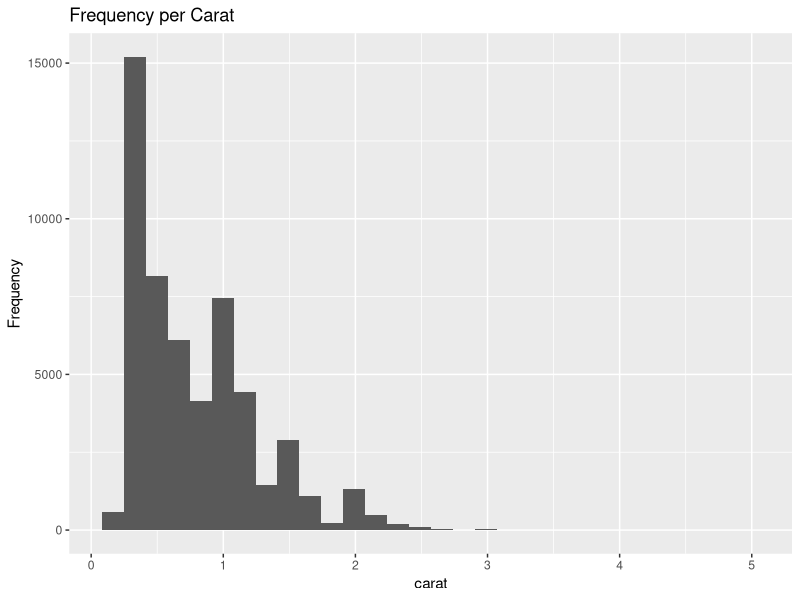
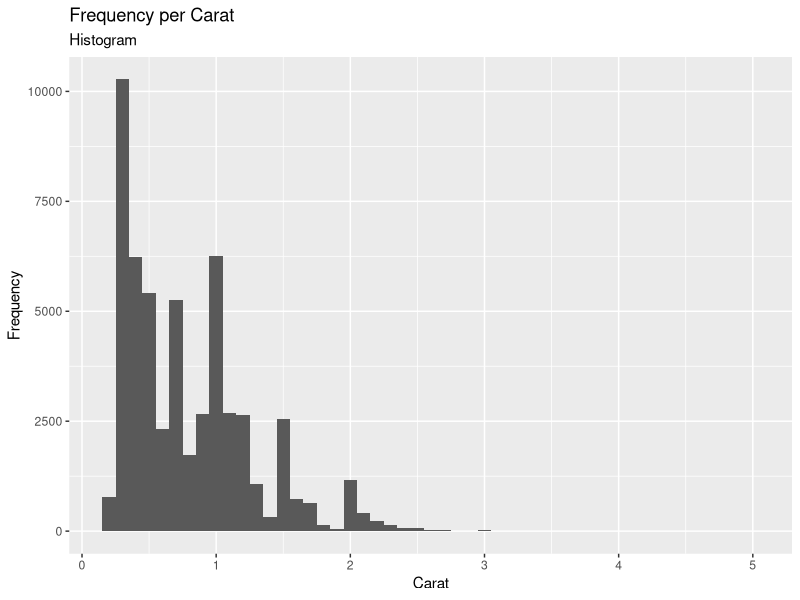
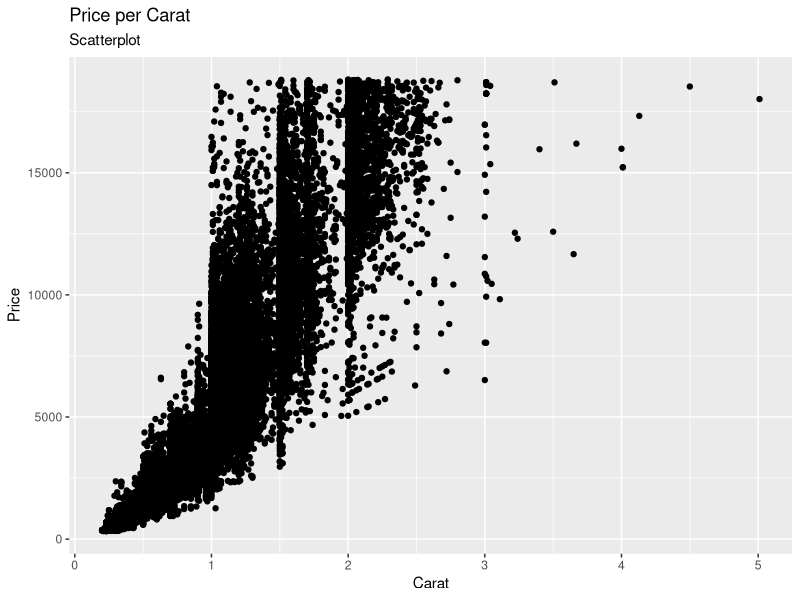
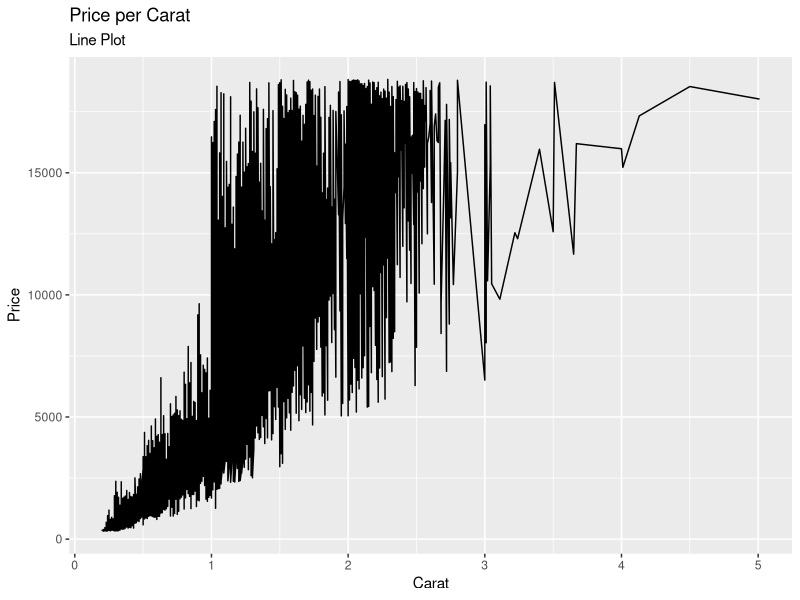

Recreate these plots in R, in order.
library(tidyverse)

ggplot(diamonds,aes(x=carat))+
  geom_histogram()+
  labs(
    title = "Frequency per Carat"
  )+
  ylab("Frequency")

# Rewrite the ggplot function into a layer version

ggplot(diamonds)+
  layer(
    geom = GeomBar, stat = StatBin, position = PositionStack,
    params = list(binwidth = 0.1, na.rm = FALSE),
    mapping = aes(x=carat)
  )+
  labs(
    title = "Frequency per Carat",
    subtitle = "Histogram"
  )+
  ylab("Frequency")+
  xlab("Carat")

ggplot(diamonds)+
  layer(
    geom = GeomPoint, stat = "identity", position = "identity",
    params = list(na.rm = FALSE),
    mapping = aes(x=carat,y=price)
  )+
  labs(
    title = "Price per Carat",
    subtitle = "Scatterplot "
  )+
  ylab("Price")+
  xlab("Carat")

ggplot(diamonds,aes(x=carat,y=price))+
  layer(
    geom = GeomLine, stat = "identity", position = "identity",
    params = list(na.rm = FALSE),
    mapping = aes(x=carat,y=price)
  )+
  labs(
    title = "Price per Carat",
    subtitle = "Line Plot"
  )+
  ylab("Price")+
  xlab("Carat")


